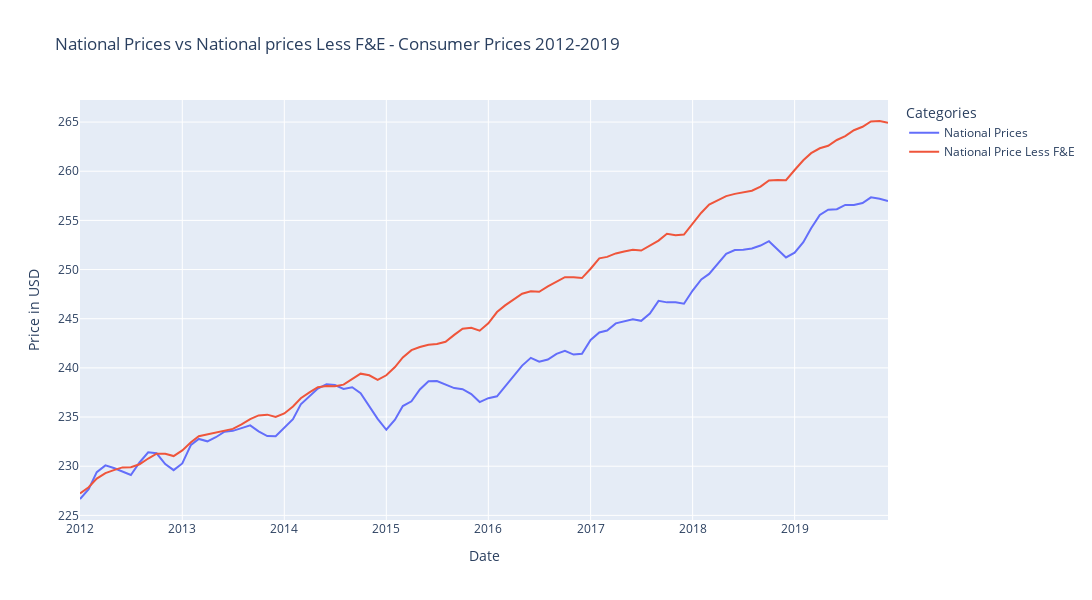

The notebook cell saved with this chart:
### Code cell
px.line(national_2010s_df, 
        labels={'value': 'Price in USD', 'variable': 'Categories'}, 
        title="National Prices vs National prices Less F&E - Consumer Prices 2012-2019",
       width=1300, height=600)
